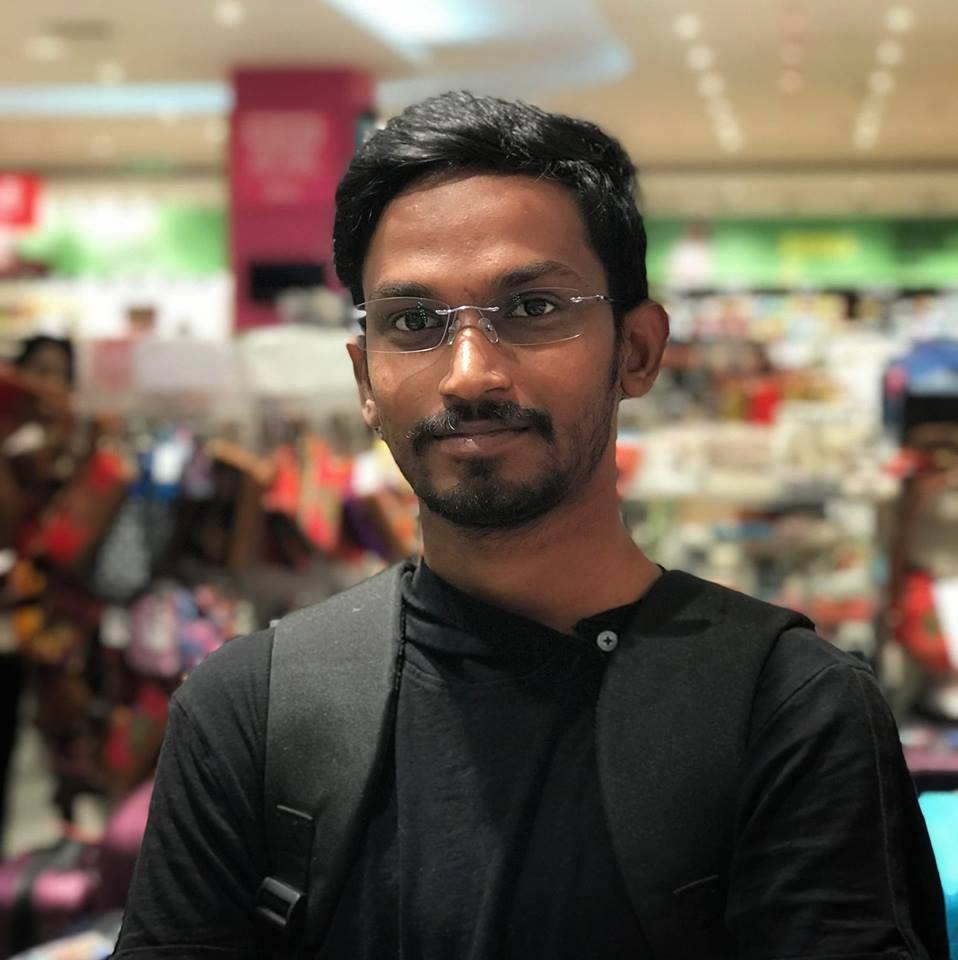
#> input picture face_detection/assets/avinash.jpg, 958 x 960 px, given in place of the camera
$ jupyter execute face_detection.ipynb
#> lines starting #> are read from the running program, lines starting #| are printed output that depends on the picture; after the words box and inside, x2 and y2 are one past the last pixel; in counts of white or black regions, pixels touching at a corner belong together
[cell 1]
import cv2
import os

[cell 2]
def get_classifier(data_dir, file_name):
#> in detect_real_time, image is the input picture: shape (960, 958, 3); mean B, G, R 82.2, 95.3, 108.2
#> (printed output is left out)
    path = os.path.join(data_dir, file_name)
    classifier = cv2.CascadeClassifier(path)
    return classifier

[cell 3]
def get_image(data_dir, file_name):
    path = os.path.join(data_dir, file_name)
    image = cv2.imread(path)
    return image

[cell 4]
def convert_image_to_bw(image):
    image = cv2.cvtColor(image, cv2.COLOR_BGR2GRAY)
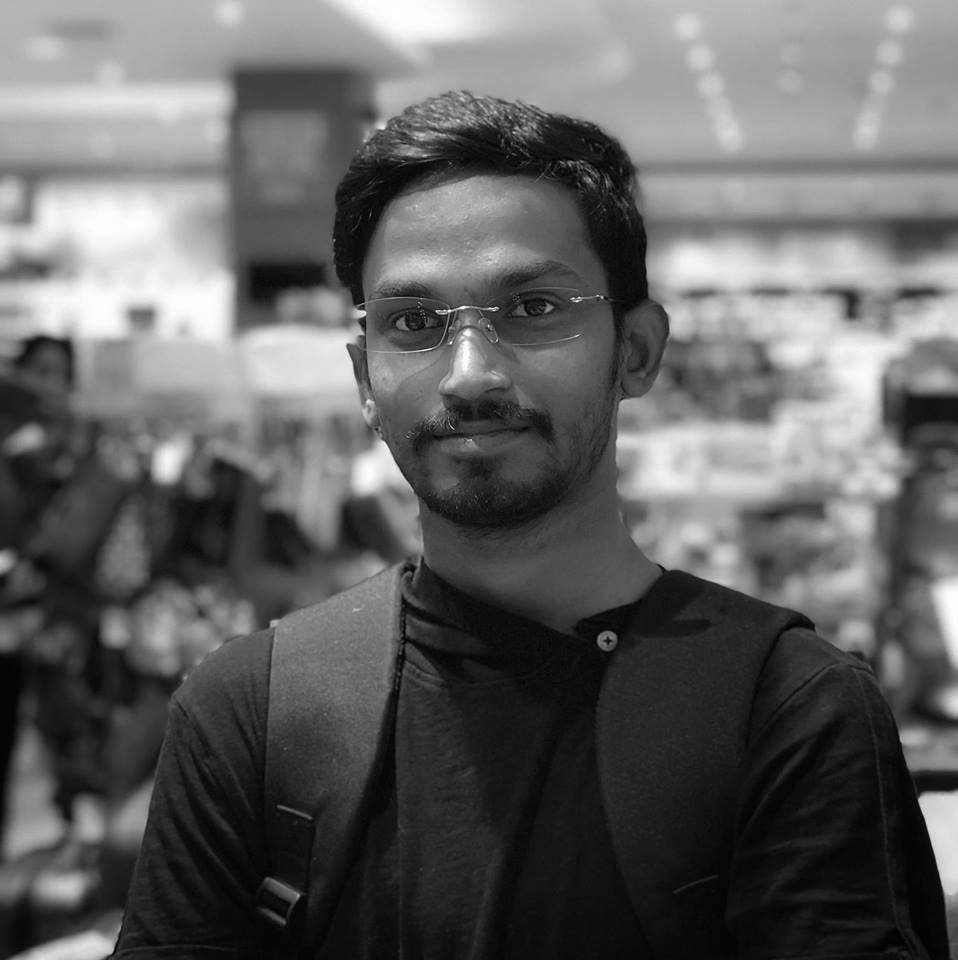
#> image: shape (960, 958); min 0, max 254, mean 97.6
    image = cv2.equalizeHist(image)
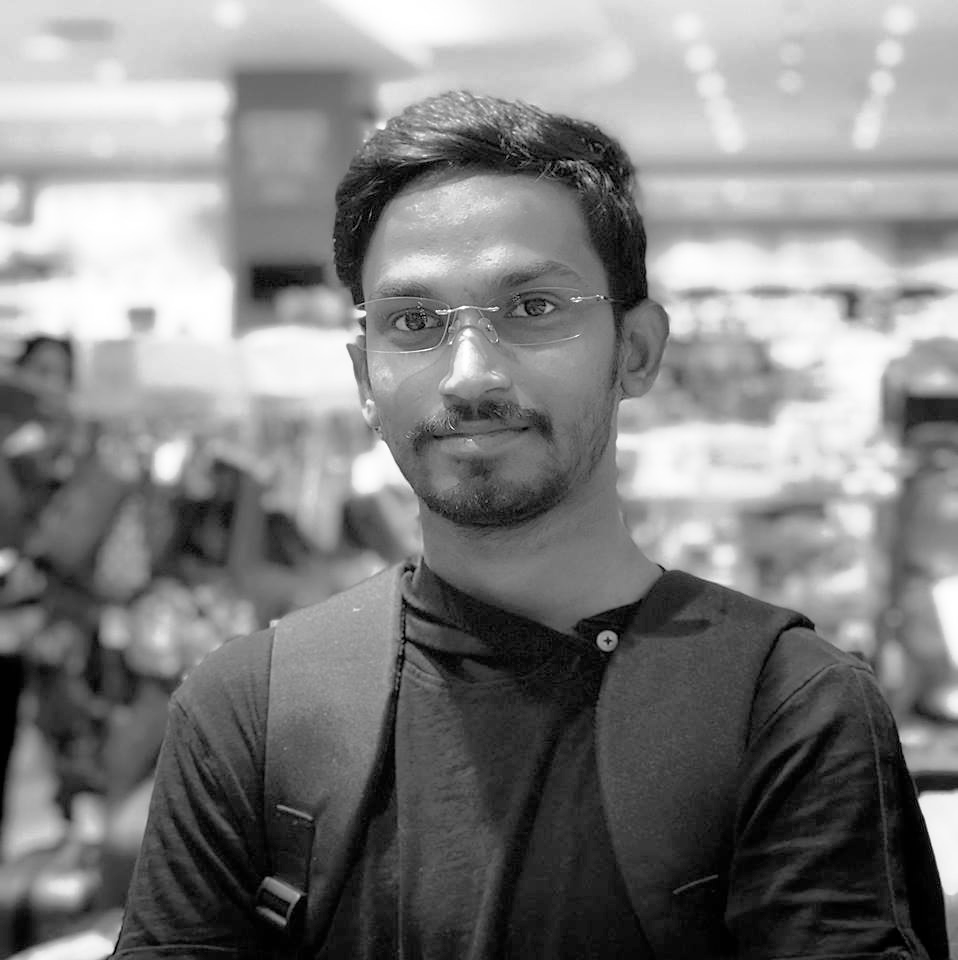
#> image: shape (960, 958); min 0, max 255, mean 128.2
    return image

[cell 5]
def detect_faces(classifier, image):
    bw_image = convert_image_to_bw(image)
    rects = classifier.detectMultiScale(
        bw_image, scaleFactor=1.3, minNeighbors=4, minSize=(30, 30),
        flags=cv2.CASCADE_SCALE_IMAGE)
#> rects = [[311, 192, 328, 328]]
    for x, y, w, h in rects:
        cv2.rectangle(image, (x, y), (x + w, y + h), (0, 255, 0), 2)
#> this loop made 1 pass
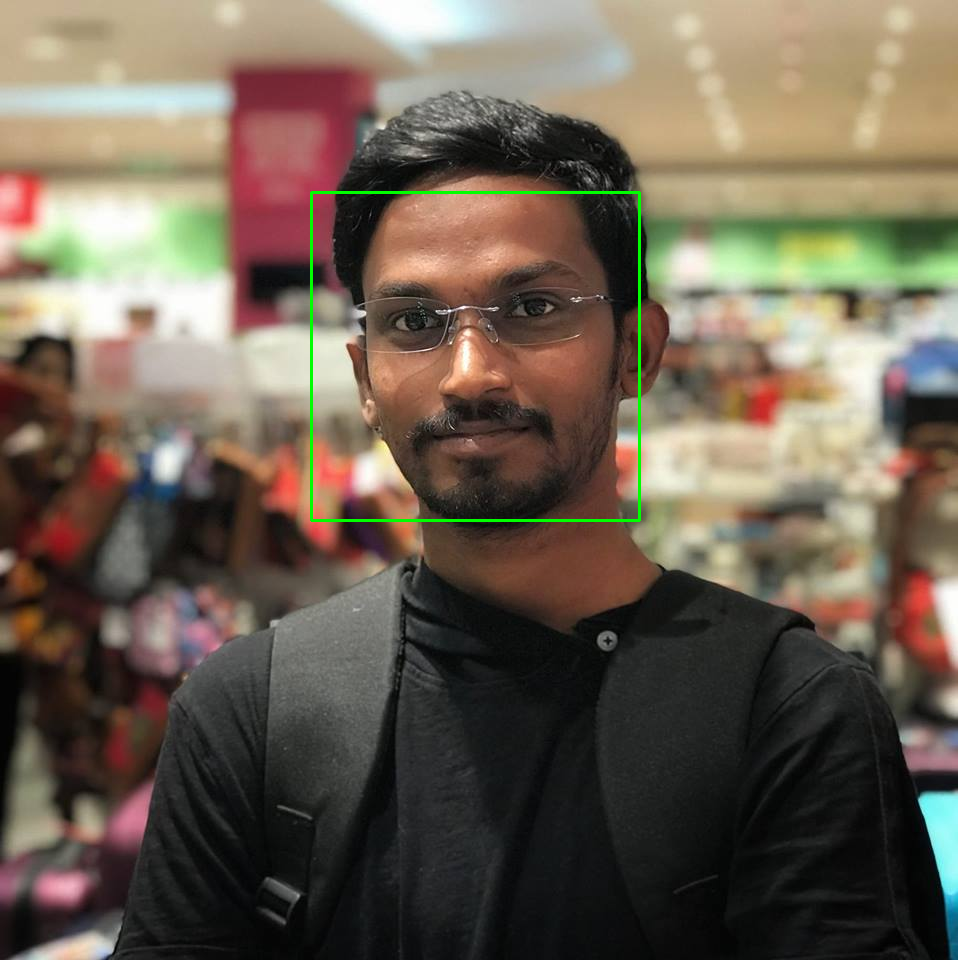
#> image: shape (960, 958, 3); 0.43% of pixels changed, all inside (x1, y1, x2, y2) = (310, 191, 641, 522)
    return image

[cell 6]
def main(data_dir, weights_file, image_file, output_dir):
    classifier = get_classifier(data_dir, weights_file)
    image = get_image(data_dir, image_file)
    output = detect_faces(classifier, image)
    cv2.imwrite(os.path.join(output_dir, image_file), output)

[cell 7]
#main("assets", "haarcascade_frontalface_default.xml", "avinash.jpg", "outputs")

[cell 8]
def detect_real_time(data_dir, weights_file):
    classifier = get_classifier(data_dir, weights_file)
    capture = cv2.VideoCapture(0)
    print(capture.isOpened())
    while True:
        ret, image = capture.read()
        print(image)
        output = detect_faces(classifier, image)
        cv2.imshow('output', image)
        if cv2.waitKey(1) &  0xFF == ord('q'):
#> (key q is pressed here)
            break
    capture.release()
    cv2.destroyAllWindows()
